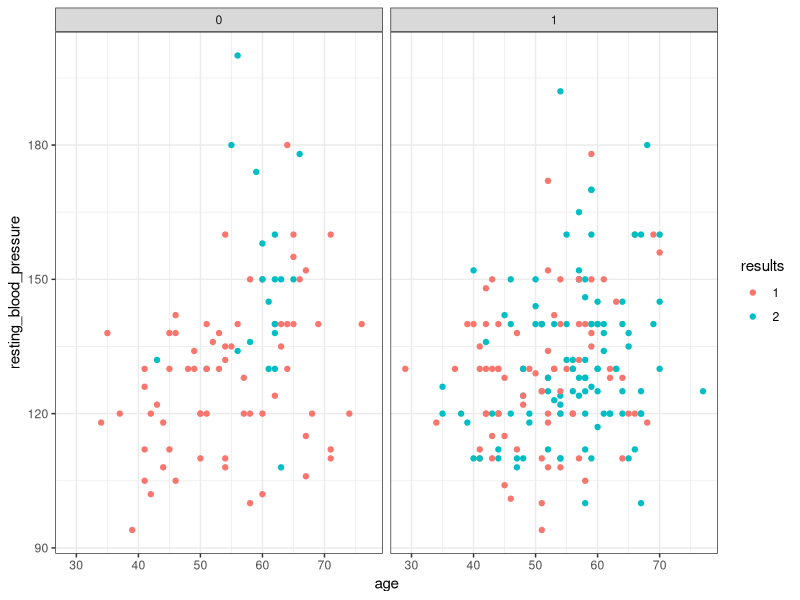
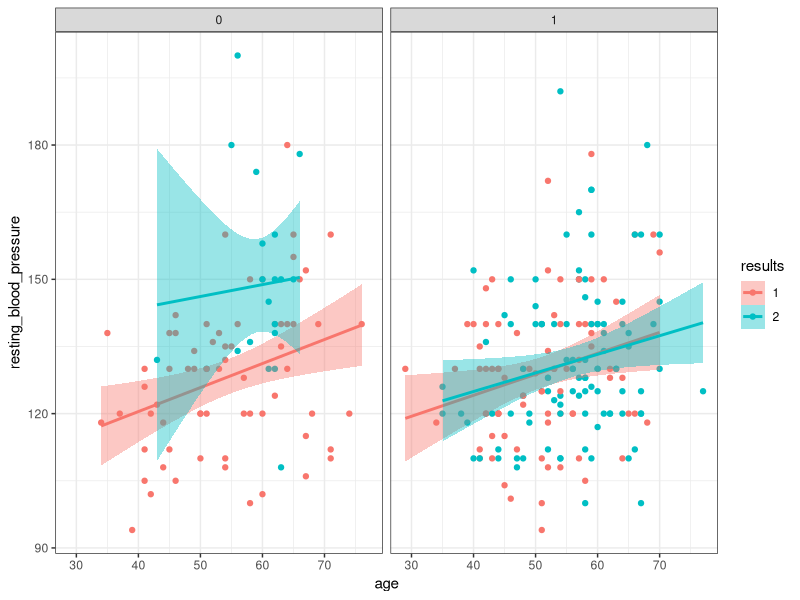
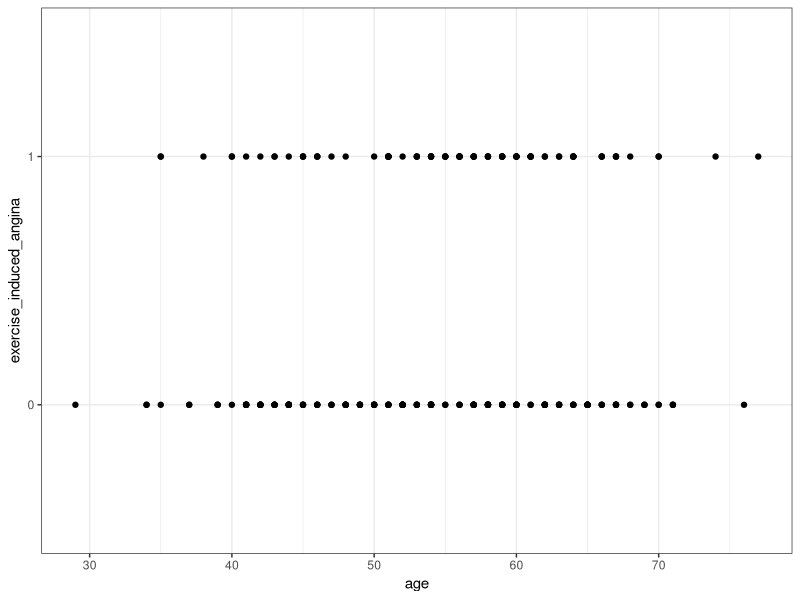
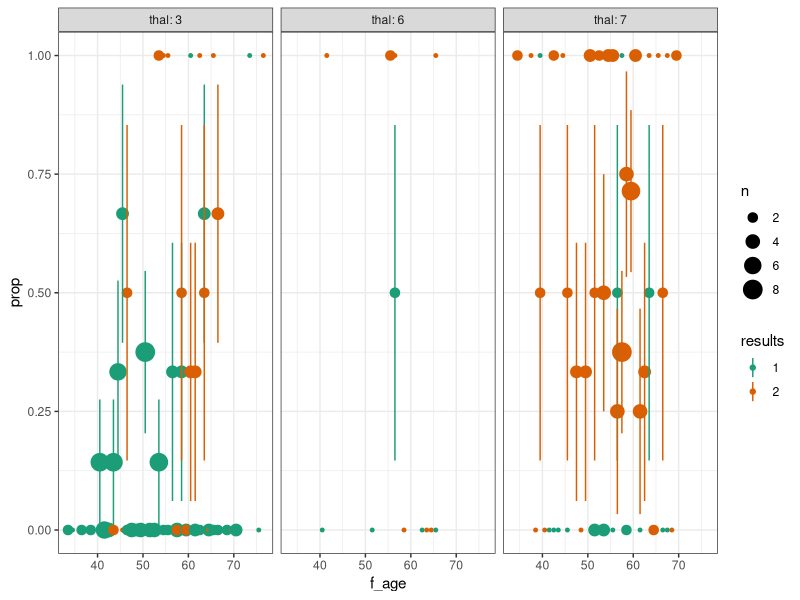

The R script that drew these images, in order:
library(readr)
library(tidyverse)


##load dataset
heart_data<-read_csv("heart.csv",col_names =FALSE)

names(heart_data)<-c("age","sex","chest_pain_type", "resting_blood_pressure",
                     "serum_cholestoral_in_mg/dl " ,    
       "fasting_blood_sugar>120(mg/dl)",      
      "resting_electrocardiographic_results" ,
      "maximum_heart_rate_achieved", 
      "exercise_induced_angina",   
      "oldpeak","the_slope_of_oldpeak",    
      "number_of_major_vessels_colored_by_flourosopy",        
      "thal","results"   
)
#no N/A (mentioned on dataset folder),also can be checked by:
any(is.na(heart_data)) #[1] FALSE

##all var r int, so correct them into factors and numbers; 
heart_data[,c(2,3,6,7,9,11,13,14)]<-lapply(heart_data[,c(2,3,6,7,9,11,13,14)], as.factor)
heart_data[,-c(2,3,6,7,9,11,13,14)]<-lapply(heart_data[,-c(2,3,6,7,9,11,13,14)], as.numeric)

##get basic idea of dataset; 
summary(heart_data)
##age range from yong 29 to older 77

##sex 2 types, sex (1 = male; 0 = female) 

##pain type, 4 types, 
 #cp: chest pain type 
 #Value 1: typical angina 
 #Value 2: atypical angina 
 #Value 3: non-anginal pain 
 #Value 4: asymptomatic 

##resting blood pressure, google said normal is 120/80~140/90; 
 #the resting blood pressure looksl ike recorded systolic blood pressure. 
 #(The highest pressure when your heart beats and pushes the blood round your body.) 

##serum_cholestoral ranges from min 126 to max 564; 
 #again,based on google resuts
 #Less than 200mg/dL	Desirable
 #200-239 mg/dL	Borderline high
 #240mg/dL and above	High
 #thoes patients tends to have high serum cholestoral;

##fasting_blood_sugar if larger than 120mg/dl
 #A fasting blood sugar level less than 100 mg/dL (5.6 mmol/L) is normal.
 #A fasting blood sugar level from 100 to 125 mg/dL (5.6 to 6.9 mmol/L) is considered prediabetes. 
 #If it's 126 mg/dL (7 mmol/L) or higher on two separate tests, you have diabetes.
 #0 indicates lower and 1 otherwise
 #most patients are normal and prediabetes level

##resting_electrocardiographic_results
 #Value 0: normal 
 #Value 1: having ST-T wave abnormality (T wave inversions and/or ST elevation or depression of > 0.05 mV) 
 #Value 2: showing probable or definite left ventricular hypertrophy by Estes' criteria 

##maximum_heart_rate_achieved
 #min from 71 to max 201, 

##exercise_induced_angina
 #(1 = yes; 0 = no) 
 #few ppl have angina when exercise
 
##oldpeak:ST depression induced by exercise relative to rest   
 #It is often a sign of myocardial ischemia

##slope of ST depression
 #Value 1: upsloping 
 #Value 2: flat 
 #Value 3: downsloping 

##number_of_major_vessels_colored_by_flourosopy

##thal:3 = normal; 6 = fixed defect; 7 = reversable defect     

##results: Absence (1) or presence (2) of heart disease


theme_set(theme_bw())
##simple plot

#may interested in gender difference in resting blood pressure with ages caused by heart diseaes;
gg1<-(ggplot(heart_data,aes(x=age,y=resting_blood_pressure,colour=results)))+geom_point()+facet_wrap(~sex)
print(gg1)
##conclusion: 0 is female,1 is male; colour 1 is non-heart-disease, otherwise 2;
 #blood pressure does not differ with gender;
 #the number of female herat disease patients are obviously less than male's;
 #for female, almost all heart diseaes patients are over 50 ys old; also resting blood pressure are higher in heart diseaes patients than other;
 #for male, heart diseaes patintes ages across all the age range, from 35 to 70; blood pressure are range all across of heart diseaes patients and non-heart diseaes;
 #seems like female heart diseaes risk increase with ages, this phenomenon only occurs in here, may wrong due to lack to data collection;
 

##ad smooth line
gg2<-gg1+geom_smooth(method="lm",aes(color=results,fill=results))
print(gg2)


##make more complicated plot;
gg0 <- ggplot(heart_data,aes(age,exercise_induced_angina))+geom_point()
print(gg0)
##no sence of this plots

(heart_data
  ## collapse age by year
  %>% mutate(f_age=cut(age,breaks=29:77,labels=seq(29.5,76.5)),
             ## then turn it back into a number
             f_age=as.numeric(as.character(f_age)))
  ## means by age group/heart diseaes vs non-heart disease/number of chest pain type
  %>% group_by(f_age,results,thal)
  ## compute proportion, n, standard error
  %>% summarise(prop=mean(as.numeric(exercise_induced_angina)-1),
                n=n(),
                se=sqrt(prop*(1-prop)/n))
) -> heart_sum

gg4 <- ggplot(heart_sum,aes(f_age,prop,colour=results)) +
  geom_point(aes(size=n))+
  geom_linerange(aes(ymin=prop-1*se,ymax=prop+1*se))+
  facet_wrap(~thal,labeller=label_both)+
  scale_colour_brewer(palette="Dark2")
print(gg4)
